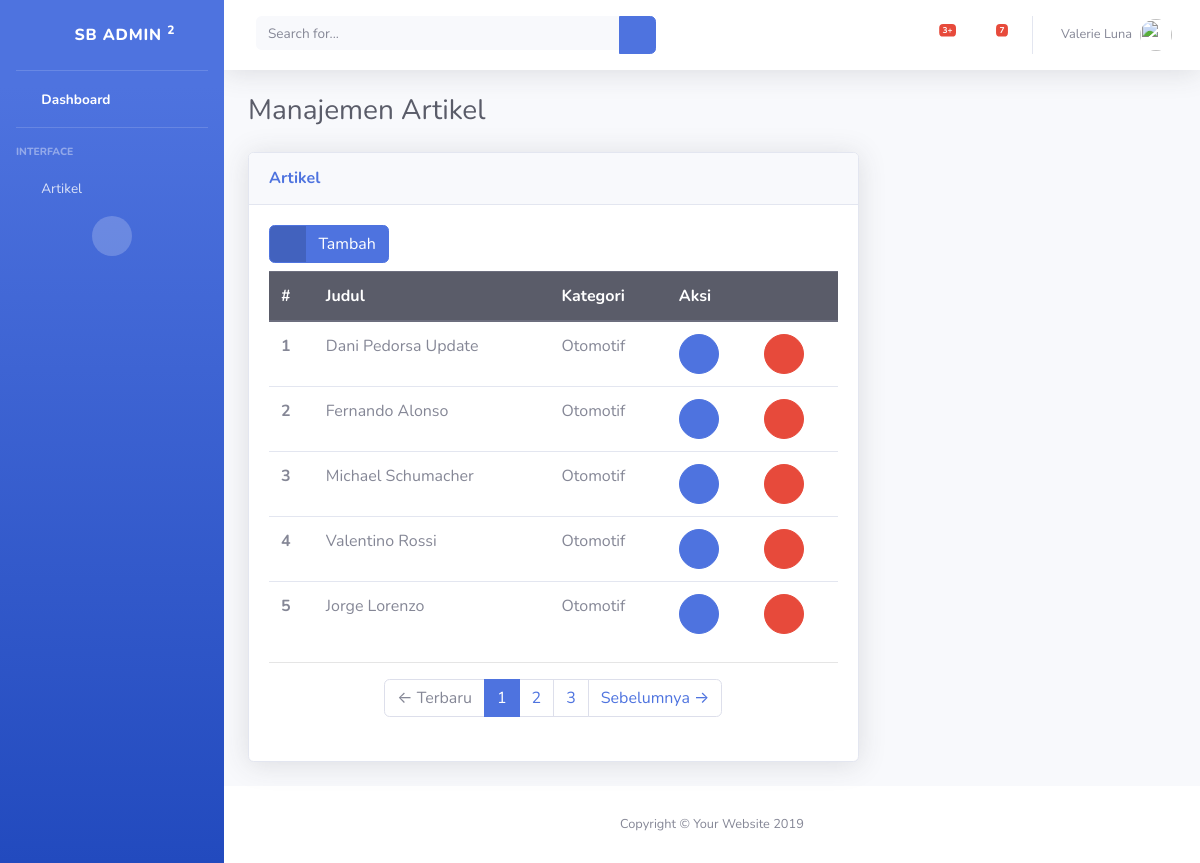
The page /dashboard/artikel/1 on the database its author committed.
### artikel/models.py (models this page shows, shortened)
class Artikel(models.Model):
    judul       = models.CharField(max_length=255)
    isi         = models.TextField()
    kategori    = models.CharField(max_length=255)
    published   = models.DateTimeField(auto_now_add=True)
    updated     = models.DateTimeField(auto_now=True)
    slug        = models.SlugField(blank=True,editable=False)

### artikel/views.py (the view)
# urls.py: url(r'^(?P<page>\d+)$', IndexView.as_view(), name='index'),
class IndexView(ListView):
    model = Artikel
    template_name = "artikel/index.html"
    ordering = ['-published']
    paginate_by = 5

### artikel/templates/artikel/index.html (shortened to what this page needs)
{% extends 'layout/backend/base.html' %}
{% block contents %}
  <h1 class="h3 mb-4 text-gray-800">Manajemen Artikel</h1>
  <div class="row">
    <div class="col-lg-8">
      <div class="card shadow mb-4">
        <div class="card-header py-3">
          <h6 class="m-0 font-weight-bold text-primary">Artikel</h6>
        </div>
        <div class="card-body">
            <a href="{% url 'dashboard_artikel:add'  %}"  class="btn btn-primary btn-icon-split">
                <span class="icon text-white-50">
                    <i class="fas fa-plus"></i>
                </span>
                <span class="text">Tambah</span>
            </a>
            <table class="table">
                <thead class="thead-dark">
                    <tr>
                    <th scope="col">#</th>
                    <th scope="col">Judul</th>
                    <th scope="col">Kategori</th>
                    <th scope="col" colspan="2">Aksi</th>
                    </tr>
                </thead>
                <tbody>
                    {% for artikel in object_list  %}
                        <tr>
                            <th scope="row">{{forloop.counter}}</th>
                            <td>{{artikel.judul}}</td>
                            <td>{{artikel.kategori}}</td>
                            <td>
                                <a href="{% url 'dashboard_artikel:update' artikel.id  %}" class="btn btn-primary btn-circle">
                                    <i class="fas fa-edit"></i>
                                </a>
                            </td>
                            <td>
                                <a href="{% url 'dashboard_artikel:delete' artikel.id  %}" class="btn btn-danger btn-circle">
                                    <i class="fas fa-trash"></i>
                                </a>
                            </td>
                        </tr>
                    {% endfor %}
                </tbody>
            </table>
            <hr>
            <nav aria-label="Page navigation example">
                {% if is_paginated %}
                <ul class="pagination justify-content-center mb-4">
                        {% if page_obj.has_previous %}
                            <li class="page-item">
                                <a class="page-link" href="{% url 'dashboard_artikel:index' page_obj.previous_page_number  %}">&larr; Terbaru</a>
                            </li>
                            {% else %}
                            <li class="page-item disabled">
                                <a class="page-link" href="#">&larr; Terbaru</a>
                            </li>
                        {% endif %}
                        {% for page in paginator.page_range  %}
                            {% if page is page_obj.number %}
                                <li class="page-item active" aria-current="page">
                                    <a class="page-link" href="#">{{page}}</a>
                                </li>
                            {% else %}
                                <li class="page-item">
                                    <a class="page-link" href="{% url 'dashboard_artikel:index' page  %}">{{page}}</a>
                                </li>
                            {% endif %}
                        {% endfor %}
                        {% if page_obj.has_next %}
                            <li class="page-item">
                                <a class="page-link" href="{% url 'dashboard_artikel:index' page_obj.next_page_number  %}">Sebelumnya &rarr;</a>
                            </li>
                            {% else %}
                            <li class="page-item disabled">
                                <a class="page-link" href="#">Sebelumnya &rarr;</a>
                            </li>
                        {% endif %}
                </ul>
                {% endif %}
            </nav>
        </div>
      </div>
    </div>
  </div>
{% endblock contents %}

### rows shown on the page
Artikel: judul "Dani Pedorsa Update", kategori "Otomotif"
Artikel: judul "Fernando Alonso", kategori "Otomotif"
Artikel: judul "Michael Schumacher", kategori "Otomotif"
Artikel: judul "Valentino Rossi", kategori "Otomotif"
Artikel: judul "Jorge Lorenzo", kategori "Otomotif"

### other values the page prints
{{ page }} "1"
{{ page }} "2" "3"
